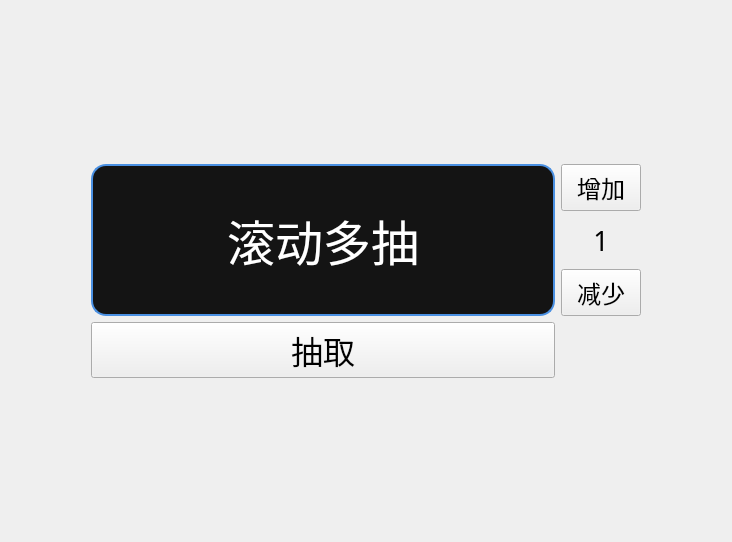
<?xml version="1.0" encoding="UTF-8"?>
<ui version="4.0">
 <class>Form</class>
 <widget class="QWidget" name="Form">
  <property name="geometry">
   <rect>
    <x>0</x>
    <y>0</y>
    <width>732</width>
    <height>542</height>
   </rect>
  </property>
  <property name="windowTitle">
   <string>Form</string>
  </property>
  <layout class="QGridLayout" name="gridLayout">
   <item row="0" column="1">
    <spacer name="verticalSpacer_2">
     <property name="orientation">
      <enum>Qt::Orientation::Vertical</enum>
     </property>
     <property name="sizeHint" stdset="0">
      <size>
       <width>20</width>
       <height>40</height>
      </size>
     </property>
    </spacer>
   </item>
   <item row="1" column="2">
    <layout class="QVBoxLayout" name="verticalLayout_ScrollMultiQuantity">
     <item>
      <widget class="QPushButton" name="pushButton_ScrollMultiQuantityUp">
       <property name="sizePolicy">
        <sizepolicy hsizetype="Minimum" vsizetype="Preferred">
         <horstretch>0</horstretch>
         <verstretch>0</verstretch>
        </sizepolicy>
       </property>
       <property name="font">
        <font>
         <family>文泉驿等宽微米黑</family>
         <pointsize>18</pointsize>
        </font>
       </property>
       <property name="styleSheet">
        <string notr="true">QLabel {
    background-color: rgba(100, 100, 100, 255);  /* 较深色背景 */
    border: 2px solid #4A90E2;                /* 蓝色边框 */
    border-radius: 15px;                      /* 圆角半径 */
    padding: 6px;                             /* 内边距 */
    color: white;                             /* 字体颜色 */
}
</string>
       </property>
       <property name="text">
        <string>增加</string>
       </property>
      </widget>
     </item>
     <item>
      <widget class="QLabel" name="label_ScrollMultiQuantity">
       <property name="font">
        <font>
         <family>文泉驿等宽微米黑</family>
         <pointsize>20</pointsize>
        </font>
       </property>
       <property name="contextMenuPolicy">
        <enum>Qt::ContextMenuPolicy::NoContextMenu</enum>
       </property>
       <property name="text">
        <string>1</string>
       </property>
       <property name="alignment">
        <set>Qt::AlignmentFlag::AlignCenter</set>
       </property>
      </widget>
     </item>
     <item>
      <widget class="QPushButton" name="pushButton_ScrollMultiQuantityDown">
       <property name="sizePolicy">
        <sizepolicy hsizetype="Minimum" vsizetype="Preferred">
         <horstretch>0</horstretch>
         <verstretch>0</verstretch>
        </sizepolicy>
       </property>
       <property name="font">
        <font>
         <family>文泉驿等宽微米黑</family>
         <pointsize>18</pointsize>
        </font>
       </property>
       <property name="styleSheet">
        <string notr="true">QLabel {
    background-color: rgba(100, 100, 100, 255);  /* 较深色背景 */
    border: 2px solid #4A90E2;                /* 蓝色边框 */
    border-radius: 15px;                      /* 圆角半径 */
    padding: 6px;                             /* 内边距 */
    color: white;                             /* 字体颜色 */
}
</string>
       </property>
       <property name="text">
        <string>减少</string>
       </property>
      </widget>
     </item>
    </layout>
   </item>
   <item row="1" column="1">
    <widget class="QLabel" name="label_ScrollMultiOutput">
     <property name="sizePolicy">
      <sizepolicy hsizetype="Expanding" vsizetype="Expanding">
       <horstretch>160</horstretch>
       <verstretch>0</verstretch>
      </sizepolicy>
     </property>
     <property name="font">
      <font>
       <family>文泉驿等宽微米黑</family>
       <pointsize>36</pointsize>
      </font>
     </property>
     <property name="styleSheet">
      <string notr="true">QLabel {
    background-color: rgba(20, 20, 20, 255);  /* 深色背景 */
    border: 2px solid #4A90E2;                /* 蓝色边框 */
    border-radius: 15px;                      /* 圆角半径 */
    padding: 8px;                             /* 内边距 */
    color: white;                             /* 字体颜色 */
}
</string>
     </property>
     <property name="text">
      <string>滚动多抽</string>
     </property>
     <property name="alignment">
      <set>Qt::AlignmentFlag::AlignCenter</set>
     </property>
    </widget>
   </item>
   <item row="2" column="1">
    <widget class="QPushButton" name="pushButton_ScrollMulti">
     <property name="sizePolicy">
      <sizepolicy hsizetype="Minimum" vsizetype="Preferred">
       <horstretch>0</horstretch>
       <verstretch>0</verstretch>
      </sizepolicy>
     </property>
     <property name="font">
      <font>
       <family>文泉驿等宽微米黑</family>
       <pointsize>24</pointsize>
      </font>
     </property>
     <property name="styleSheet">
      <string notr="true">QLabel {
    background-color: rgba(100, 100, 100, 255);  /* 较亮色色背景 */
    border: 2px solid #4A90E2;                /* 蓝色边框 */
    border-radius: 15px;                      /* 圆角半径 */
    padding: 6px;                             /* 内边距 */
    color: white;                             /* 字体颜色 */
}
</string>
     </property>
     <property name="text">
      <string>抽取</string>
     </property>
    </widget>
   </item>
   <item row="1" column="0">
    <spacer name="horizontalSpacer">
     <property name="orientation">
      <enum>Qt::Orientation::Horizontal</enum>
     </property>
     <property name="sizeHint" stdset="0">
      <size>
       <width>80</width>
       <height>20</height>
      </size>
     </property>
    </spacer>
   </item>
   <item row="3" column="1">
    <spacer name="verticalSpacer">
     <property name="orientation">
      <enum>Qt::Orientation::Vertical</enum>
     </property>
     <property name="sizeHint" stdset="0">
      <size>
       <width>20</width>
       <height>40</height>
      </size>
     </property>
    </spacer>
   </item>
   <item row="1" column="3">
    <spacer name="horizontalSpacer_2">
     <property name="orientation">
      <enum>Qt::Orientation::Horizontal</enum>
     </property>
     <property name="sizeHint" stdset="0">
      <size>
       <width>80</width>
       <height>20</height>
      </size>
     </property>
    </spacer>
   </item>
  </layout>
 </widget>
 <resources/>
 <connections/>
</ui>
